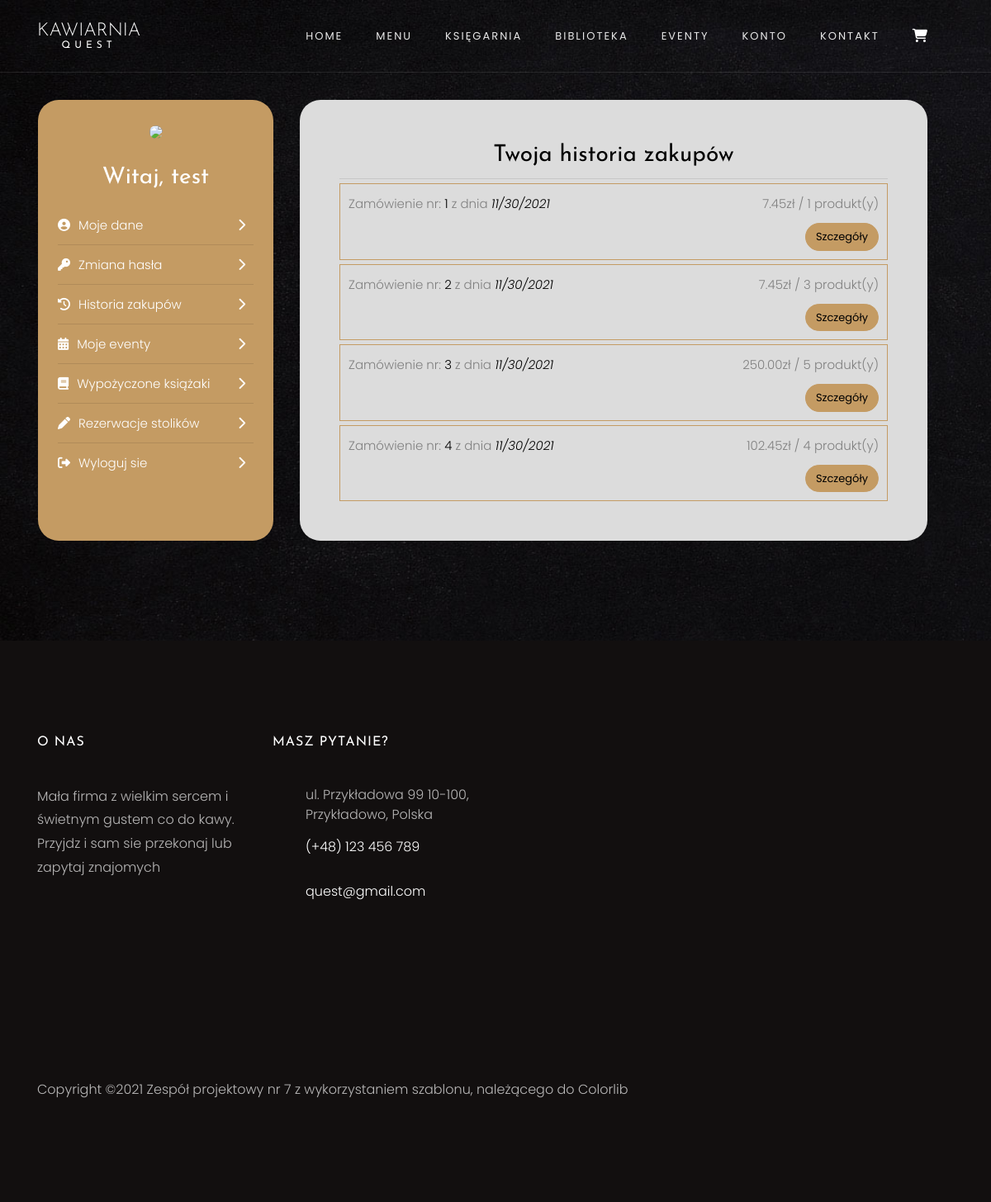
The page /konto/moje_zamowienia (signed in) on the database its author committed.
### Quest/tables.py (models this page shows)
class User(UserMixin, db.Model):
    __tablename__ = "users"
    id = db.Column(db.Integer, primary_key=True)
    login = db.Column(db.String(250), nullable=False)
    password = db.Column(db.String(250), nullable=False)
    first_name = db.Column(db.String(250), nullable=False)
    last_name = db.Column(db.String(250), nullable=False)
    email = db.Column(db.String(250), nullable=False)
    privileges = db.Column(db.String(250), nullable=False, server_default="User")
    client = relationship("Client", uselist=False, back_populates="user")
    worker = relationship("Worker", uselist=False, back_populates="user")

class Order(db.Model):
    __tablename__ = "orders"
    id = db.Column(db.Integer, primary_key=True)
    date_of_order = db.Column(db.DateTime(), nullable=False)
    total_price = db.Column(db.Numeric(10, 2), nullable=False)
    total_number_of_items = db.Column(db.Integer, nullable=False)
    order_items = relationship("OrderItem", back_populates="order")
    client_id = db.Column(db.Integer, db.ForeignKey('clients.id'))
    client = relationship("Client", back_populates="orders")

### Quest/routes.py (the view)
@app.route("/konto/moje_zamowienia")
@login_required
@user_only
def account_orders_story():
    orders = current_user.client.orders
    return render_template("account/orders_story.html", orders=orders)

### Quest/routes.py (called while the page is built)
@login_manager.user_loader
def load_user(user_id):
    return db.session.query(User).get(user_id)

def user_only(f):
    @wraps(f)
    def decorated_fun(*args, **kwargs):
        if current_user.privileges == "User":
            return f(*args, **kwargs)
        else:
            return abort(403)
    return decorated_fun

### Quest/templates/account/orders_story.html (shortened to what this page needs)
{% extends "account/account.html" %}
{% block head %}
{{ super() }}
{% endblock %}
{% block account_page %}
<h3 class="text-center mb-2" style="color:black">Twoja historia zakupów</h3>
<hr>
{% for order in orders %}
<div class="overflow-auto order">
    Zamówienie nr: <span style="color:black;">{{order.id}}</span> z dnia<span style="color:black; font-style: italic">
    {{order.date_of_order.strftime("%m/%d/%Y")}}</span> <span style="float:right; color:grey">{{order.total_price}}zł / {{order.total_number_of_items}} produkt(y) </span><br>
    <div class="text-right"><a href="{{url_for('account_order_details',order_id=order.id)}}" class="btn btn-primary" style="border-radius:25px; margin-top:10px">Szczegóły</a></div>
</div>
{% endfor %}
{% endblock %}

### Quest/templates/account/account.html (shortened to what this page needs)
{% import "bootstrap/wtf.html" as wtf %}
{% extends "base.html" %}
{% block head %}
{{ super() }}
{% endblock %}
{% block content %}
<section class="ftco-section contact-section">
    <div class="container">
        <div class="row">
            <div class="col-lg-3 p-4 m-3 text-center" style="background-color:#c49b63; border-radius: 25px;">
                <img src="https://www.w3schools.com/howto/img_avatar.png" style="width:100px; border-radius: 50px;">
                <h3 class="my-4">Witaj, {{current_user.first_name}}</h3>
                {% if current_user.privileges == "User" %}
                <a href="{{url_for('account_data')}}" style="color:white"><p><i class="fas fa-user-circle"></i>Moje dane<span style="float:right;"><i class="fas fa-chevron-right"></i></span></p></a>
                <hr>
                <a href="{{url_for('account_password')}}" style="color:white"><p><i class="fas fa-key"></i>Zmiana hasła<span style="float:right;"><i class="fas fa-chevron-right"></i></span></p></a>
                <hr>
                <a href="{{url_for('account_orders_story')}}" style="color:white"><p><i class="fas fa-history"></i>Historia zakupów<span style="float:right;"><i class="fas fa-chevron-right"></i></span></p></a>
                <hr>
                <a href="#" style="color:white"><p><i class="fas fa-calendar-alt"></i>Moje eventy<span style="float:right;"><i class="fas fa-chevron-right"></i></span></p></a>
                <hr>
                <a href="#" style="color:white"><p><i class="fas fa-book"></i>Wypożyczone książaki<span style="float:right;"><i class="fas fa-chevron-right"></i></span></p></a>
                <hr>
                <a href="#" style="color:white"><p><i class="fas fa-pen"></i>Rezerwacje stolików<span style="float:right;"><i class="fas fa-chevron-right"></i></span></p></a>
                <hr>
                {% endif %}
                <a href="{{url_for('logout')}}" style="color:white"><p><i class="fas fa-sign-out-alt"></i>Wyloguj sie<span style="float:right;"><i class="fas fa-chevron-right"></i></span></p></a>
            </div>
            <div class="col-lg-8 p-5 m-3" style="background-color:Gainsboro; border-radius: 25px;">
                {% block account_page %}
                {% endblock %}
            </div>
        </div>
    </div>
</section>
{% endblock %}

### Quest/templates/account/account.html (style rules this page uses)
hr { margin:0; }
p { margin:10px 0; text-align: left; }
i { color:white; margin-right:10px; }

### Quest/templates/account/orders_story.html (style rules this page uses)
.order { border: 1px solid #c49b63; margin-top:5px; padding: 10px; }

### rows shown on the page
User: first_name "test"
Order: id "1", date_of_order "11/30/2021", total_price "7.45", total_number_of_items "1"
Order: id "2", date_of_order "11/30/2021", total_price "7.45", total_number_of_items "3"
Order: id "3", date_of_order "11/30/2021", total_price "250.00", total_number_of_items "5"
Order: id "4", date_of_order "11/30/2021", total_price "102.45", total_number_of_items "4"
